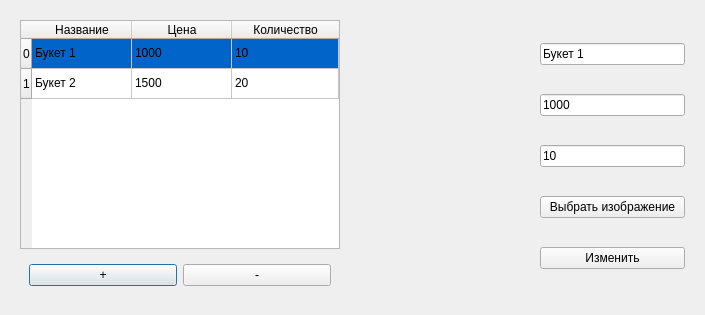
<?xml version="1.0" encoding="UTF-8"?>
<ui version="4.0">
 <class>bouquetsEdit</class>
 <widget class="QDialog" name="bouquetsEdit">
  <property name="geometry">
   <rect>
    <x>0</x>
    <y>0</y>
    <width>705</width>
    <height>315</height>
   </rect>
  </property>
  <property name="windowTitle">
   <string>Dialog</string>
  </property>
  <layout class="QHBoxLayout" name="horizontalLayout_2">
   <item>
    <widget class="QWidget" name="widget_3" native="true">
     <layout class="QVBoxLayout" name="verticalLayout_2">
      <item>
       <widget class="QTableWidget" name="tableWidget">
        <property name="minimumSize">
         <size>
          <width>320</width>
          <height>0</height>
         </size>
        </property>
        <attribute name="horizontalHeaderCascadingSectionResizes">
         <bool>false</bool>
        </attribute>
        <attribute name="horizontalHeaderShowSortIndicator" stdset="0">
         <bool>false</bool>
        </attribute>
        <attribute name="horizontalHeaderStretchLastSection">
         <bool>true</bool>
        </attribute>
        <row>
         <property name="text">
          <string>0</string>
         </property>
         <property name="background">
          <color>
           <red>150</red>
           <green>200</green>
           <blue>255</blue>
          </color>
         </property>
        </row>
        <row>
         <property name="text">
          <string>1</string>
         </property>
        </row>
        <column>
         <property name="text">
          <string>Название</string>
         </property>
        </column>
        <column>
         <property name="text">
          <string>Цена</string>
         </property>
        </column>
        <column>
         <property name="text">
          <string>Количество</string>
         </property>
        </column>
        <item row="0" column="0">
         <property name="text">
          <string>Букет 1</string>
         </property>
         <property name="background">
          <brush brushstyle="SolidPattern">
           <color alpha="255">
            <red>0</red>
            <green>100</green>
            <blue>200</blue>
           </color>
          </brush>
         </property>
         <property name="foreground">
          <brush brushstyle="NoBrush">
           <color alpha="255">
            <red>0</red>
            <green>0</green>
            <blue>0</blue>
           </color>
          </brush>
         </property>
        </item>
        <item row="0" column="1">
         <property name="text">
          <string>1000</string>
         </property>
         <property name="background">
          <brush brushstyle="SolidPattern">
           <color alpha="255">
            <red>0</red>
            <green>100</green>
            <blue>200</blue>
           </color>
          </brush>
         </property>
        </item>
        <item row="0" column="2">
         <property name="text">
          <string>10</string>
         </property>
         <property name="background">
          <brush brushstyle="SolidPattern">
           <color alpha="255">
            <red>0</red>
            <green>100</green>
            <blue>200</blue>
           </color>
          </brush>
         </property>
        </item>
        <item row="1" column="0">
         <property name="text">
          <string>Букет 2</string>
         </property>
        </item>
        <item row="1" column="1">
         <property name="text">
          <string>1500</string>
         </property>
        </item>
        <item row="1" column="2">
         <property name="text">
          <string>20</string>
         </property>
        </item>
       </widget>
      </item>
      <item>
       <widget class="QWidget" name="widget" native="true">
        <layout class="QHBoxLayout" name="horizontalLayout">
         <item>
          <widget class="QPushButton" name="addButton">
           <property name="text">
            <string>+</string>
           </property>
          </widget>
         </item>
         <item>
          <widget class="QPushButton" name="rmButton">
           <property name="text">
            <string>-</string>
           </property>
          </widget>
         </item>
        </layout>
       </widget>
      </item>
     </layout>
    </widget>
   </item>
   <item>
    <widget class="QLabel" name="image">
     <property name="minimumSize">
      <size>
       <width>170</width>
       <height>200</height>
      </size>
     </property>
     <property name="maximumSize">
      <size>
       <width>170</width>
       <height>200</height>
      </size>
     </property>
     <property name="text">
      <string/>
     </property>
     <property name="pixmap">
      <pixmap>../../универ/4 семак/курсач желтиков/bouquets/0.jpg</pixmap>
     </property>
     <property name="scaledContents">
      <bool>true</bool>
     </property>
    </widget>
   </item>
   <item>
    <widget class="QWidget" name="widget_2" native="true">
     <layout class="QVBoxLayout" name="verticalLayout">
      <item>
       <widget class="QLineEdit" name="lineEdit">
        <property name="text">
         <string>Букет 1</string>
        </property>
        <property name="placeholderText">
         <string>Название</string>
        </property>
       </widget>
      </item>
      <item>
       <widget class="QLineEdit" name="lineEdit_2">
        <property name="text">
         <string>1000</string>
        </property>
        <property name="placeholderText">
         <string>Цена</string>
        </property>
       </widget>
      </item>
      <item>
       <widget class="QLineEdit" name="lineEdit_3">
        <property name="text">
         <string>10</string>
        </property>
       </widget>
      </item>
      <item>
       <widget class="QPushButton" name="imageButton">
        <property name="text">
         <string>Выбрать изображение</string>
        </property>
       </widget>
      </item>
      <item>
       <widget class="QPushButton" name="changeButton">
        <property name="text">
         <string>Изменить</string>
        </property>
       </widget>
      </item>
     </layout>
    </widget>
   </item>
  </layout>
 </widget>
 <resources/>
 <connections/>
</ui>
